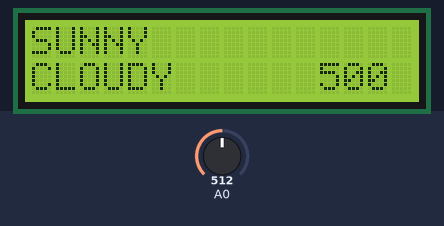
Recording of a sketch running on a simulated Arduino Uno, built with avr-gcc and run on an emulated ATmega328P. Shown: 16×2 character LCD. Inputs (shaded band) come from the test bench; at power-on: A0 = 512. Random numbers use the default seed unless the sketch sets one; what the sketch prints to the serial monitor is not drawn.

Above: at 0.1 s.
At 5.0 s:
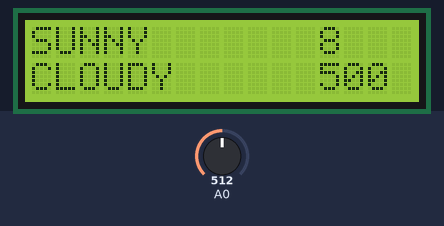
At 10.0 s:
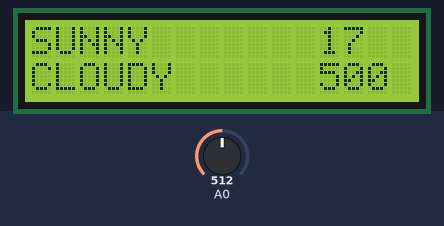
At 19.8 s:
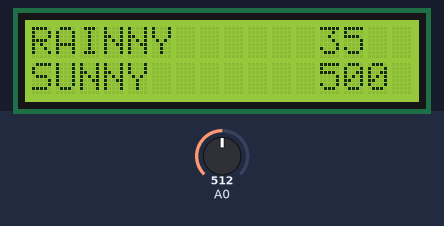
At 29.6 s:
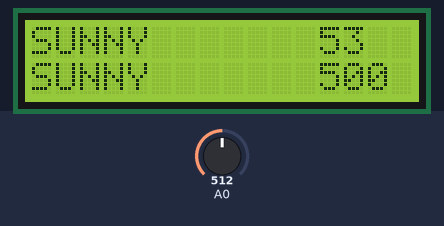
At 39.5 s:
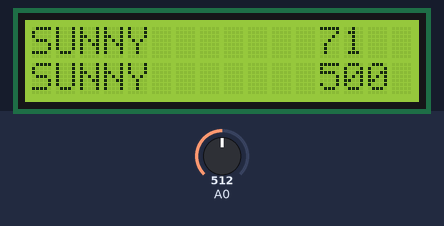

The sketch:

prog_arduino.ino
```cpp
#include <LiquidCrystal.h>
#include <math.h>


LiquidCrystal lcd(8, 9, 4, 5, 6, 7);           // select the pins used on the LCD panel

// define some values used by the panel and buttons
int lcd_key     = 0;
int adc_key_in  = 0;

#define btnRIGHT  0
#define btnUP     1
#define btnDOWN   2
#define btnLEFT   3
#define btnSELECT 4
#define btnNONE   5

#define RAINNY        0
#define CLOUDY        1
#define SUNNY         2
#define HEATWAVE      3
#define THUNDERSTORM  4

typedef enum {
  H_INIT,
  H_IDLE,
  H_TICK_H,
  H_TICK_D
} HORLOGE_STATE;

typedef enum {
  M_IDLE,
  M_SELECT
} METROLOGY_STATE;

typedef enum {
  rainny,
  cloudy,
  sunny,
  heatwave,
  thunderstorm
} WEATHER;

typedef enum {
  C_IDLE,
  C_ON,
  C_HOLD
}CLICK_STATE;

// Etats courants
HORLOGE_STATE horlogeState;
METROLOGY_STATE metrologyState;
CLICK_STATE clickState;

// Variables globales
unsigned long timer = 0, clickTimer = 0;
int tempoHour = 500;
int nb_h = 0, nb_d = 0, hFromBegin;
bool tickHour = 0, tickDay = 0;
//String currentWeatherString, forecastWeatherString;
int currentWeather, forecastWeather;

// Définitions des fonctions de la tâche Horloge
void horlogeInit();
void horlogeUpdate();
void horlogeOutput();

// Définitions des fonctions de la tâche Metrology
void metrologyInit();
void metrologyUpdate();
void metrologyOutput();

// Définitions des fonctions de la tâche Click
void clickInit();
void clickUpdate();
void clickOutput();

// Définitions des fonctions de l'affichage
int read_LCD_buttons();
void sendData();


/******************* Main *********************/

void setup() {
  // start serial
  Serial.begin(9600);

 // start the library
 lcd.begin(16, 2);

  // Initialisation de toutes les machines à états
  horlogeInit();
  metrologyInit();
  clickInit();
}

void loop() {
  // Mise à jour des états
  horlogeUpdate();
  metrologyUpdate();
  clickUpdate();

  // Mise à jour des sorties
  horlogeOutput();
  metrologyOutput();
  clickOutput();

}


/**************** Screen Functions ******************/

int read_LCD_buttons(){               // read the buttons
    adc_key_in = analogRead(0);       // read the value from the sensor

    // my buttons when read are centered at these values: 0, 144, 329, 504, 741
    // we add approx 50 to those values and check to see if we are close
    // We make this the 1st option for speed reasons since it will be the most likely result

    if (adc_key_in > 1000) return btnNONE;
    if (adc_key_in < 50)   return btnRIGHT;
    if (adc_key_in < 250)  return btnUP;
    if (adc_key_in < 450)  return btnDOWN;
    if (adc_key_in < 650)  return btnLEFT;
    if (adc_key_in < 850)  return btnSELECT;

    return btnNONE;                // when all others fail, return this.
}


/**************** Horloge functions ******************/

void horlogeInit() {
  horlogeState = H_INIT;
}

void horlogeUpdate()
{
  HORLOGE_STATE nextState = horlogeState;

  switch (horlogeState)
  {
    case H_INIT :
      timer = millis() + tempoHour;
      nextState = H_IDLE;
      break;
    case H_IDLE :
      if (timer < millis()) nextState = H_TICK_H;
      break;
    case H_TICK_H :
      nb_h ++;
      if (nb_h == 24){
        nb_d++;
        nb_h = 0;
        nextState = H_TICK_D;
      } else if (nb_h < 24) {
        nextState = H_INIT;
      }
      break;
    case H_TICK_D :
      nextState = H_INIT;
      break;
  }
  horlogeState = nextState;
}

void horlogeOutput() {
  switch (horlogeState)
  {
    case H_INIT :
      tickHour = 0;
      tickDay = 0;
      break;
    case H_IDLE :
      break;
    case H_TICK_H :
      sendData();
      tickHour = 1;
      break;
    case H_TICK_D :
      tickDay = 1;
      break;
  }
}


/**************** Metrology functions ******************/

void metrologyInit(){
  metrologyState = M_IDLE;
  currentWeather = SUNNY;
  forecastWeather = CLOUDY;
  lcd.setCursor(0,0);
  lcd.print("SUNNY          ");
  lcd.setCursor(0,1);
  lcd.print("CLOUDY           ");

}

void metrologyUpdate(){
  METROLOGY_STATE nextState = metrologyState;

  switch(metrologyState)
  {
    case M_IDLE :
      if (tickDay) nextState = M_SELECT;
      break;
    case M_SELECT :
      nextState = M_IDLE;
      break;
  }
  metrologyState = nextState;
}

void metrologyOutput(){

    switch(metrologyState)
    {
      case M_IDLE :
        break;
      case M_SELECT :

        int randCurrent = random(1,101);
        int randForecast = random(1,101);

        if      (randCurrent == 2)                      {currentWeather = (forecastWeather + 2)%5;}
        else if (randCurrent == 1)                      {currentWeather = (forecastWeather - 2)%5;}
        else if (randCurrent > 2 && randCurrent <= 7)   {currentWeather = (forecastWeather + 1)%5;}
        else if (randCurrent > 7 && randCurrent <= 12)  {currentWeather = (forecastWeather - 1)%5;}
        else if (randCurrent > 12 && randCurrent <= 100){currentWeather = forecastWeather;}

        if      (randForecast >  0 && randForecast <= 15) {forecastWeather = RAINNY;}
        else if (randForecast > 15 && randForecast <= 35) {forecastWeather = CLOUDY;}
        else if (randForecast > 35 && randForecast <= 75) {forecastWeather = SUNNY;}
        else if (randForecast > 75 && randForecast <= 95) {forecastWeather = HEATWAVE;}
        else if (randForecast > 95 && randForecast <= 100){forecastWeather = THUNDERSTORM;}

        break;
    }
}


/**************** Click functions ******************/

void clickInit(){
  clickState = C_IDLE;
}

void clickUpdate(){
  CLICK_STATE nextClickState = clickState;
  int btn = read_LCD_buttons();
  switch (clickState)
  {
    case C_IDLE :
      if (btn != btnNONE) {
        nextClickState = C_ON;
        clickTimer = millis()+10;
      }
      break;
    case C_ON :
      if (clickTimer < millis() && read_LCD_buttons() != btnNONE){
        nextClickState = C_HOLD;
      }
      break;
    case C_HOLD :
      if (read_LCD_buttons() == btnNONE)
        nextClickState = C_IDLE;
      break;
  }
  clickState = nextClickState;
}

void clickOutput(){

  int btn = read_LCD_buttons();
  static bool first = false;
  switch (clickState)
  {
    case C_IDLE :
      break;
    case C_ON :
      first = true;
      break;
    case C_HOLD :
      if (first){
        switch (btn)
        {
          case btnRIGHT:
            break;
          case btnUP:
            if (tempoHour < 30000)
              tempoHour += 1000;
            break;
          case btnDOWN:
            if (tempoHour >= 1000)
              tempoHour -= 1000;
            break;
          case btnLEFT:
            break;
          case btnSELECT:
            break;
          case btnNONE:
            break;
        }
        first = false;
        lcd.setCursor(12,1);
        lcd.print(tempoHour);
      }
      break;
  }
}


void sendData(){

    Serial.print("{\"timestamp\" : \"");
    Serial.print(hFromBegin);
    Serial.print("\",\"weather\" : [{\"dfn\" : \"0\", \"weather\" : \"");

    lcd.setCursor(0,0);
    switch (currentWeather){
      case RAINNY :
        lcd.print("RAINNY          ");
        Serial.print("rainny");
        break;
      case CLOUDY :
        lcd.print("CLOUDY          ");
        Serial.print("cloudy");
        break;
      case SUNNY :
        lcd.print("SUNNY           ");
        Serial.print("sunny");
        break;
      case HEATWAVE :
        lcd.print("HEATWAVE        ");
        Serial.print("heatwave");
        break;
      case THUNDERSTORM :
        lcd.print("THUNDERSTORM    ");
        Serial.print("thunderstorm");
        break;
    }
    Serial.print("\"},{\"dfn\" : \"1\", \"weather\" : \"");

    lcd.setCursor(0,1);
    switch (forecastWeather){
      case RAINNY :
        lcd.print("RAINNY          ");
        Serial.print("rainny");
        break;
      case CLOUDY :
        lcd.print("CLOUDY          ");
        Serial.print("cloudy");
        break;
      case SUNNY :
        lcd.print("SUNNY           ");
        Serial.print("sunny");
        break;
      case HEATWAVE :
        lcd.print("HEATWAVE        ");
        Serial.print("heatwave");
        break;
      case THUNDERSTORM :
        lcd.print("THUNDERSTROM    ");
        Serial.print("thunderstorm");
        break;
    }
    Serial.print("\"}]}");
    Serial.println("!");

    hFromBegin = nb_d * 24 + nb_h;

    lcd.setCursor(12,0);
    lcd.print(hFromBegin);
    lcd.setCursor(12,1);
    lcd.print(tempoHour);
}
```

Measured:
- what the display in image 0 shows lasts 0.5 s, from 0.1 s to 0.6 s
